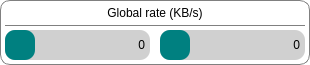
   <widget class="QFrame" name="rtkbfrme">
    <property name="geometry">
     <rect>
      <x>5</x>
      <y>35</y>
      <width>310</width>
      <height>65</height>
     </rect>
    </property>
    <property name="sizePolicy">
     <sizepolicy hsizetype="Fixed" vsizetype="Fixed">
      <horstretch>0</horstretch>
      <verstretch>0</verstretch>
     </sizepolicy>
    </property>
    <property name="minimumSize">
     <size>
      <width>310</width>
      <height>65</height>
     </size>
    </property>
    <property name="maximumSize">
     <size>
      <width>310</width>
      <height>65</height>
     </size>
    </property>
    <property name="styleSheet">
     <string notr="true">background: transparent; border: 1px solid #808080; border-radius: 10px;</string>
    </property>
    <property name="frameShape">
     <enum>QFrame::StyledPanel</enum>
    </property>
    <property name="frameShadow">
     <enum>QFrame::Raised</enum>
    </property>
    <widget class="QFrame" name="nwrxkbbg">
     <property name="geometry">
      <rect>
       <x>5</x>
       <y>30</y>
       <width>145</width>
       <height>30</height>
      </rect>
     </property>
     <property name="sizePolicy">
      <sizepolicy hsizetype="Fixed" vsizetype="Fixed">
       <horstretch>0</horstretch>
       <verstretch>0</verstretch>
      </sizepolicy>
     </property>
     <property name="minimumSize">
      <size>
       <width>145</width>
       <height>30</height>
      </size>
     </property>
     <property name="maximumSize">
      <size>
       <width>145</width>
       <height>30</height>
      </size>
     </property>
     <property name="styleSheet">
      <string notr="true">background-color: rgba(160, 160, 160, 0.5); border: none;</string>
     </property>
     <property name="frameShape">
      <enum>QFrame::StyledPanel</enum>
     </property>
     <property name="frameShadow">
      <enum>QFrame::Raised</enum>
     </property>
     <widget class="QPushButton" name="nwrxkbbt">
      <property name="enabled">
       <bool>false</bool>
      </property>
      <property name="geometry">
       <rect>
        <x>0</x>
        <y>0</y>
        <width>30</width>
        <height>30</height>
       </rect>
      </property>
      <property name="sizePolicy">
       <sizepolicy hsizetype="Fixed" vsizetype="Fixed">
        <horstretch>0</horstretch>
        <verstretch>0</verstretch>
       </sizepolicy>
      </property>
      <property name="minimumSize">
       <size>
        <width>30</width>
        <height>30</height>
       </size>
      </property>
      <property name="maximumSize">
       <size>
        <width>30</width>
        <height>30</height>
       </size>
      </property>
      <property name="styleSheet">
       <string notr="true">background-color: #008080;</string>
      </property>
      <property name="text">
       <string/>
      </property>
     </widget>
     <widget class="QLabel" name="nwrxkbic">
      <property name="geometry">
       <rect>
        <x>5</x>
        <y>5</y>
        <width>20</width>
        <height>20</height>
       </rect>
      </property>
      <property name="sizePolicy">
       <sizepolicy hsizetype="Fixed" vsizetype="Fixed">
        <horstretch>0</horstretch>
        <verstretch>0</verstretch>
       </sizepolicy>
      </property>
      <property name="minimumSize">
       <size>
        <width>20</width>
        <height>20</height>
       </size>
      </property>
      <property name="maximumSize">
       <size>
        <width>20</width>
        <height>20</height>
       </size>
      </property>
      <property name="styleSheet">
       <string notr="true">background-color: rgba(0,0,0,0); border: none;</string>
      </property>
      <property name="text">
       <string/>
      </property>
      <property name="pixmap">
       <pixmap resource="ntwkwind.qrc">:/ntwkwind/images/dnld.png</pixmap>
      </property>
      <property name="scaledContents">
       <bool>true</bool>
      </property>
      <property name="alignment">
       <set>Qt::AlignCenter</set>
      </property>
     </widget>
     <widget class="QLabel" name="nwrxkbnm">
      <property name="geometry">
       <rect>
        <x>35</x>
        <y>5</y>
        <width>105</width>
        <height>20</height>
       </rect>
      </property>
      <property name="sizePolicy">
       <sizepolicy hsizetype="Fixed" vsizetype="Fixed">
        <horstretch>0</horstretch>
        <verstretch>0</verstretch>
       </sizepolicy>
      </property>
      <property name="minimumSize">
       <size>
        <width>105</width>
        <height>20</height>
       </size>
      </property>
      <property name="maximumSize">
       <size>
        <width>105</width>
        <height>20</height>
       </size>
      </property>
      <property name="styleSheet">
       <string notr="true">font: 15pt &quot;JetBrains Mono&quot;; border: none; background-color: rgba(0, 0, 0, 0);</string>
      </property>
      <property name="text">
       <string>0</string>
      </property>
      <property name="alignment">
       <set>Qt::AlignRight|Qt::AlignTrailing|Qt::AlignVCenter</set>
      </property>
     </widget>
    </widget>
    <widget class="QFrame" name="nwtxkbbg">
     <property name="geometry">
      <rect>
       <x>160</x>
       <y>30</y>
       <width>145</width>
       <height>30</height>
      </rect>
     </property>
     <property name="sizePolicy">
      <sizepolicy hsizetype="Fixed" vsizetype="Fixed">
       <horstretch>0</horstretch>
       <verstretch>0</verstretch>
      </sizepolicy>
     </property>
     <property name="minimumSize">
      <size>
       <width>145</width>
       <height>30</height>
      </size>
     </property>
     <property name="maximumSize">
      <size>
       <width>145</width>
       <height>30</height>
      </size>
     </property>
     <property name="styleSheet">
      <string notr="true">background-color: rgba(160, 160, 160, 0.5); border: none;</string>
     </property>
     <property name="frameShape">
      <enum>QFrame::StyledPanel</enum>
     </property>
     <property name="frameShadow">
      <enum>QFrame::Raised</enum>
     </property>
     <widget class="QPushButton" name="nwtxkbbt">
      <property name="enabled">
       <bool>false</bool>
      </property>
      <property name="geometry">
       <rect>
        <x>0</x>
        <y>0</y>
        <width>30</width>
        <height>30</height>
       </rect>
      </property>
      <property name="sizePolicy">
       <sizepolicy hsizetype="Fixed" vsizetype="Fixed">
        <horstretch>0</horstretch>
        <verstretch>0</verstretch>
       </sizepolicy>
      </property>
      <property name="minimumSize">
       <size>
        <width>30</width>
        <height>30</height>
       </size>
      </property>
      <property name="maximumSize">
       <size>
        <width>30</width>
        <height>30</height>
       </size>
      </property>
      <property name="styleSheet">
       <string notr="true">background-color: #008080;</string>
      </property>
      <property name="text">
       <string/>
      </property>
     </widget>
     <widget class="QLabel" name="nwtxkbic">
      <property name="geometry">
       <rect>
        <x>5</x>
        <y>5</y>
        <width>20</width>
        <height>20</height>
       </rect>
      </property>
      <property name="sizePolicy">
       <sizepolicy hsizetype="Fixed" vsizetype="Fixed">
        <horstretch>0</horstretch>
        <verstretch>0</verstretch>
       </sizepolicy>
      </property>
      <property name="minimumSize">
       <size>
        <width>20</width>
        <height>20</height>
       </size>
      </property>
      <property name="maximumSize">
       <size>
        <width>20</width>
        <height>20</height>
       </size>
      </property>
      <property name="styleSheet">
       <string notr="true">background-color: rgba(0,0,0,0); border: none;</string>
      </property>
      <property name="text">
       <string/>
      </property>
      <property name="pixmap">
       <pixmap resource="ntwkwind.qrc">:/ntwkwind/images/upld.png</pixmap>
      </property>
      <property name="scaledContents">
       <bool>true</bool>
      </property>
      <property name="alignment">
       <set>Qt::AlignCenter</set>
      </property>
     </widget>
     <widget class="QLabel" name="nwtxkbnm">
      <property name="geometry">
       <rect>
        <x>35</x>
        <y>5</y>
        <width>105</width>
        <height>20</height>
       </rect>
      </property>
      <property name="sizePolicy">
       <sizepolicy hsizetype="Fixed" vsizetype="Fixed">
        <horstretch>0</horstretch>
        <verstretch>0</verstretch>
       </sizepolicy>
      </property>
      <property name="minimumSize">
       <size>
        <width>105</width>
        <height>20</height>
       </size>
      </property>
      <property name="maximumSize">
       <size>
        <width>105</width>
        <height>20</height>
       </size>
      </property>
      <property name="styleSheet">
       <string notr="true">font: 15pt &quot;JetBrains Mono&quot;; border: none; background-color: rgba(0, 0, 0, 0);</string>
      </property>
      <property name="text">
       <string>0</string>
      </property>
      <property name="alignment">
       <set>Qt::AlignRight|Qt::AlignTrailing|Qt::AlignVCenter</set>
      </property>
     </widget>
    </widget>
    <widget class="Line" name="ntwkln02">
     <property name="geometry">
      <rect>
       <x>5</x>
       <y>25</y>
       <width>300</width>
       <height>1</height>
      </rect>
     </property>
     <property name="sizePolicy">
      <sizepolicy hsizetype="Fixed" vsizetype="Fixed">
       <horstretch>0</horstretch>
       <verstretch>0</verstretch>
      </sizepolicy>
     </property>
     <property name="minimumSize">
      <size>
       <width>300</width>
       <height>1</height>
      </size>
     </property>
     <property name="maximumSize">
      <size>
       <width>300</width>
       <height>1</height>
      </size>
     </property>
     <property name="orientation">
      <enum>Qt::Horizontal</enum>
     </property>
    </widget>
    <widget class="QLabel" name="ntwkrtkb">
     <property name="geometry">
      <rect>
       <x>5</x>
       <y>5</y>
       <width>300</width>
       <height>15</height>
      </rect>
     </property>
     <property name="sizePolicy">
      <sizepolicy hsizetype="Fixed" vsizetype="Fixed">
       <horstretch>0</horstretch>
       <verstretch>0</verstretch>
      </sizepolicy>
     </property>
     <property name="minimumSize">
      <size>
       <width>300</width>
       <height>15</height>
      </size>
     </property>
     <property name="maximumSize">
      <size>
       <width>300</width>
       <height>15</height>
      </size>
     </property>
     <property name="styleSheet">
      <string notr="true">font: 600 10pt &quot;Inter&quot;; border: none;</string>
     </property>
     <property name="text">
      <string>Global rate (KB/s)</string>
     </property>
     <property name="alignment">
      <set>Qt::AlignCenter</set>
     </property>
    </widget>
   </widget>
